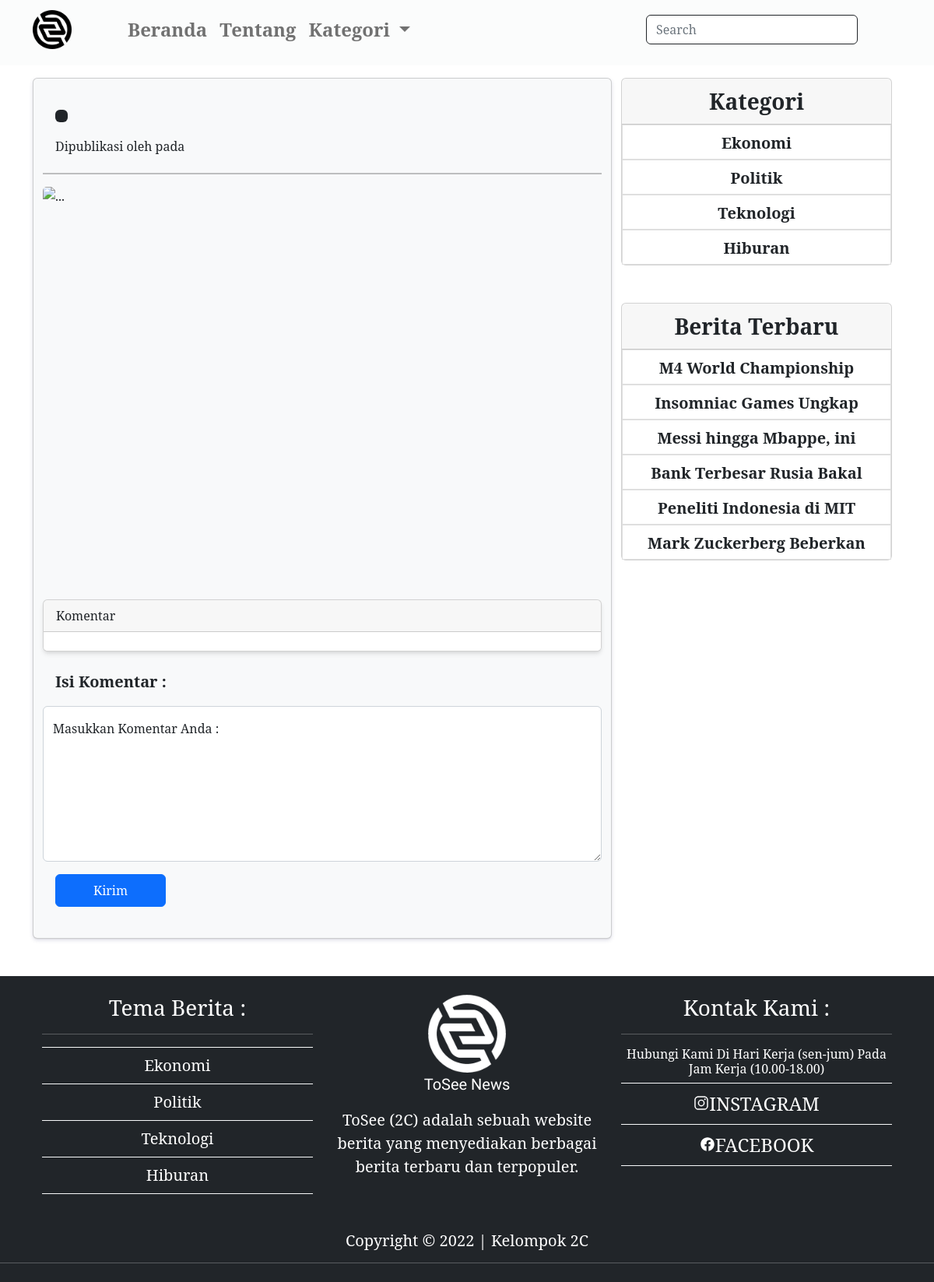
Page /HalamanDetail/Berita/index.php (signed in) on the committed database.
### tables this page shows
CREATE TABLE `kategori` (
  `id` int(11) NOT NULL,
  `namaKategori` varchar(200) DEFAULT NULL,
  `tanggalPosting` timestamp NULL DEFAULT current_timestamp()
);

CREATE TABLE `berita` (
  `id` int(11) NOT NULL,
  `judul` longtext NOT NULL,
  `kategori` varchar(100) NOT NULL,
  `berita` longtext NOT NULL,
  `tanggal` timestamp NOT NULL DEFAULT current_timestamp(),
  `gambar` varchar(255) NOT NULL,
  `oleh` varchar(255) NOT NULL
);

### koneksi.php (called while the page is built, shortened)
<?php
$conn = mysqli_connect("localhost", "root", "", "tubes_kelompok2c");
function query($query)
{
  global $conn;
  $result = mysqli_query($conn, $query);
  $rows = [];
  while ($row = mysqli_fetch_assoc($result)) {
    $rows[] = $row;
  }
  return $rows;
}
?>

### HalamanDetail/Berita/index.php (the view, shortened to what this page needs)
<?php
require '../../koneksi.php';
$kategori = query("SELECT * FROM kategori");
$idBerita = $_GET['id'];
$berita = mysqli_query($conn, "SELECT * FROM berita WHERE id = '$idBerita'");
$b = mysqli_fetch_assoc($berita);
$beritaBaru = query("SELECT * FROM berita ORDER BY id DESC LIMIT 6");
?>
<!DOCTYPE html>
<html lang="en">
<head>
  <link rel="stylesheet" href="../../HalamanUtama/bootstrap.css" />
</head>
<body style="font-family: 'Noto Serif', serif">
  <?php include('../Inc/header.php'); ?>
  <div class="d-block" style="height: 100px;width: 40px;"></div>
  <div class="m-auto container row">
    <div class="card col-12 col-lg-8 mb-5 bg-light"
      style="box-shadow: rgba(50, 50, 105, 0.15) 0px 2px 5px 0px, rgba(0, 0, 0, 0.05) 0px 1px 1px 0px;">
      <div class="ms-3 mt-3">
        <a style="text-decoration: none;" href="../../HalamanUtama/kategori.php?kategori=<?php echo $b['kategori']; ?>"
          class="badge p-2 text-bg-dark my-3">
        </a>
        <h6>Dipublikasi oleh  pada </h6>
      </div>
      <hr style="background-color: black;height: 2px;">
      <img width="100%" height="450px" style="object-fit: cover;"
        src="../../HalamanUtama/img/img-berita/<?php echo $b['gambar']; ?>" class="card-img-top card-img-bottom "
        alt="...">
      <div class="card-body mb-5 overflow-hidden">
      </div>
      <div class="card" style="box-shadow: rgba(0, 0, 0, 0.1) 0px 4px 6px -1px, rgba(0, 0, 0, 0.06) 0px 2px 4px -1px;">
        <div class="card-header mb-2">
          Komentar
        </div>
        <ul class="list-group list-group-flush">
          <li class="list-group-item">
          </li>
        </ul>
      </div>
      <p class="mt-4 ms-2 fs-5 fw-bolder ms-3">Isi Komentar : </p>
      <form action="" method="post">
        <div class="form-floating mb-3">
          <textarea name="komentar" class="form-control" placeholder="Leave a comment here" id="floatingTextarea2"
            style="height: 200px" required oninvalid="this.setCustomValidity('Komentar Tidak Boleh Kosong')"
            oninput="this.setCustomValidity('')"></textarea>
          <label for="floatingTextarea2">Masukkan Komentar Anda : </label>
          <button type="submit" name="submitKomentar" class="btn btn-primary mt-3 mb-4 px-5 py-2 ms-3">Kirim</button>
        </div>
      </form>
    </div>
    <div class="col-12 col-lg-4">
      <div class="card m-auto mb-5" style="width: 100%;">
        <div class="card-header fs-3 fw-bolder text-center">
          Kategori
        </div>
        <ul class="list-group list-group-flush">
          <?php foreach ($kategori as $row): ?>
            <a href="../../HalamanUtama/kategori.php?kategori=<?php echo $row["namaKategori"]; ?>"
              style="text-decoration: none;">
              <li style="height: 45px; overflow: hidden;" class="list-group-item btn btn-light fs-5 fw-bolder">
                <?php echo $row["namaKategori"]; ?>
              </li>
            </a>
          <?php endforeach; ?>
        </ul>
      </div>
      <div class="card m-auto mb-5" style="width: 100%;">
        <div class="card-header fs-3 fw-bolder text-center">
          Berita Terbaru
        </div>
        <ul class="list-group list-group-flush">
          <?php foreach ($beritaBaru as $baru): ?>
            <a href="../../HalamanDetail/Berita/index.php?id=<?= $baru['id'] ?>" style="text-decoration: none;">
              <li style="height: 45px; overflow: hidden;" class="list-group-item btn btn-light fw-bolder fs-5">
                <?php echo $baru['judul'] ?>
              </li>
            </a>
          <?php endforeach; ?>
        </ul>
      </div>
    </div>
  </div>
  <?php include('../Inc/footer.php'); ?>
</body>
</html>

### HalamanDetail/Inc/footer.php (shortened to what this page needs)
<footer class="bg-dark text-white pb-2 pt-4 fs-5">
  <div class="container row m-auto">
    <div class="col-lg-4 text-center mb-5">
      <h3 class="">Tema Berita :</h3>
      <hr />
      <div class="list-group">
        <?php foreach ($kategori as $row): ?>
        <a href="../../HalamanUtama/kategori.php?kategori=<?php echo $row["namaKategori"]; ?>"
          class="border-start-0 border-end-0 rounded-0 border-light bg-dark text-white list-group-item list-group-item-action">
          <?php echo $row["namaKategori"]; ?>
        </a>
        <?php endforeach; ?>
      </div>
    </div>
    <div class="col-lg-4 text-center mb-5">
      <img width="100px" src="../../img/Logo-Putih.png" alt="">
      <div class="list-group">
        <p style="font-family: 'Merienda One', cursive;">ToSee News</p>
        <p>ToSee (2C) adalah sebuah website berita yang menyediakan berbagai berita terbaru dan terpopuler.</p>
      </div>
    </div>
    <div class="col-lg-4 text-center">
      <h3 class="">Kontak Kami :</h3>
      <hr />
      <div class="list-group">
        <h6>
          Hubungi Kami Di Hari Kerja (sen-jum) Pada Jam Kerja (10.00-18.00)
        </h6>
        <a href="#"
          class="border-start-0 border-end-0 rounded-0 border-light bg-dark text-white list-group-item list-group-item-action fs-4">
          <ion-icon class="fs-5" name="logo-instagram"></ion-icon>INSTAGRAM
        </a>
        <a href="#"
          class="border-start-0 border-end-0 rounded-0 border-light bg-dark text-white list-group-item list-group-item-action fs-4">
          <ion-icon class="fs-5" name="logo-facebook"></ion-icon>FACEBOOK
        </a>
      </div>
    </div>
  </div>
  <div class="col-lg-12 text-center">
    <h5 class="">Copyright &copy; 2022 | Kelompok 2C </h5>
    <hr />
  </div>
</footer>

### rows in the picture
kategori: namaKategori "Ekonomi"
kategori: namaKategori "Politik"
kategori: namaKategori "Teknologi"
kategori: namaKategori "Hiburan"
berita: judul "M4 World Championship…"
berita: judul "Insomniac Games Ungkap…"
berita: judul "Messi hingga Mbappe, ini…"
berita: judul "Bank Terbesar Rusia Bakal…"
berita: judul "Peneliti Indonesia di MIT…"
berita: judul "Mark Zuckerberg Beberkan…"
